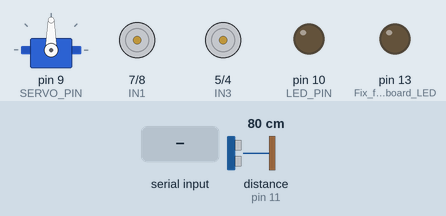
The sketch below on a simulated Arduino Uno, built with avr-gcc and run on an emulated ATmega328P. Shown: servo, motor-driver pin pairs drawn as motors (green arrow = first pin HIGH = forward, orange = second pin HIGH = backward, longer = more drive, scaled by the enable pin), output pins drawn as LEDs (lit = HIGH). Inputs (shaded band) come from the test bench; at power-on: distance to the obstacle (sensor on pin 11) 80 cm. The echo pulse lasts 58.3 µs per cm.

Above: at 1.2 s.
1.3 s: "m" received over Serial
At 3.5 s:
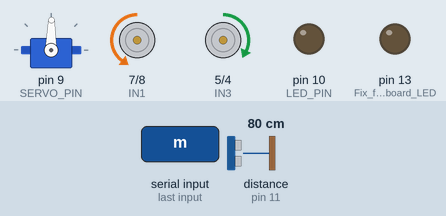
3.8 s: distance to the obstacle (sensor on pin 11) set to 32 cm
5.3 s: distance to the obstacle (sensor on pin 11) set to 26 cm
At 5.57 s:
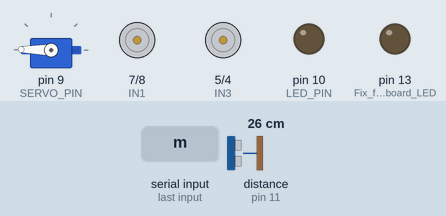
8.3 s: "x" received over Serial
11.3 s: distance to the obstacle (sensor on pin 11) set to 35 cm
At 13.1 s:
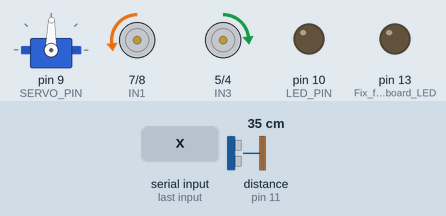
13.9 s: "f" received over Serial
At 14.6 s:
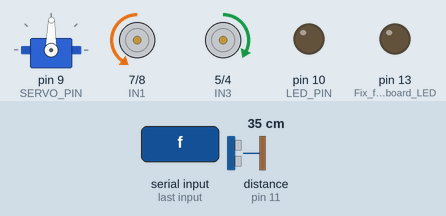
Timing chart, 0 to 16.4 s (numbered marks = the images above; inputs shaded):
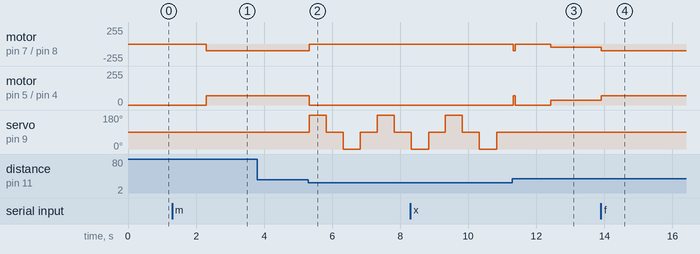

The sketch:

CrakoBot.ino
```cpp
#include <NewPing.h>
#include <Servo.h>

// Utrasonic Sensor
#define TRIGGER_PIN         12
#define ECHO_PIN            11
#define SONIC_READ_DELAY    50

// Servo
#define SERVO_PIN           9
#define HEAD_MOVEMENT_DELAY 5

// LED

#define LED_PIN             10

// Motor Contoller
#define IN1                 7
#define IN2                 8
#define ENA                 6
#define IN3                 5
#define IN4                 4
#define ENB                 3

// General Variables
#define MAX_DISTANCE        200 // Maximum distance we want to ping for (in centimeters)
#define MIN_DISTANCE        30
#define MAX_SPEED           100
#define LEFT_WHEEL_DIFF     30  // Percentage of diff from the motors speed

NewPing sonar(TRIGGER_PIN, ECHO_PIN, MAX_DISTANCE); // NewPing setup of pins and maximum distance.
Servo headServo; // Variable for the servo that moves the head

int motorModes[][4] = {{LOW,LOW,LOW,LOW},  // Matrix with the different directions that the robot can move to
                       {LOW,HIGH,LOW,HIGH},
                       {HIGH,LOW,HIGH,LOW},
                       {LOW,HIGH,HIGH,LOW},
                       {HIGH,LOW,LOW,HIGH}};

boolean contMovement = true; // When automatic mode is On, indicates if the bot should continue moving
boolean manualMode = true; // Indicates if manual mode is On/Off
boolean ledOn = false; // Indicates if the front LED is On

int motorSpeed = MAX_SPEED; // Init speed to MAX_SPEED
int servoPositions[3] = {180, 90, 1}; // Possible positions for the servo
int distanceCm = 0; // Keeps the value of the distance from the Ultrasonic sensor
int currentHeadPosition = 1; // Current Head Position
int heading = 1; // Variable to set next head position
int direction = 1; // Last head direction movement
char btData = 0; // Data from Serial Bluetooth connection

void setup() {
  Serial.begin(9600); // Init serial port
  headServo.attach(SERVO_PIN); // Init servo pin
  pinMode(ENA, OUTPUT); // Set Pin for motor controller
  pinMode(IN1, OUTPUT); // Set Pin for motor controller
  pinMode(IN2, OUTPUT); // Set Pin for motor controller
  pinMode(ENB, OUTPUT); // Set Pin for motor controller
  pinMode(IN3, OUTPUT); // Set Pin for motor controller
  pinMode(IN4, OUTPUT); // Set Pin for motor controller
  pinMode(LED_PIN, OUTPUT); // init LED pin
  pinMode(13, OUTPUT); // Fix for Arduino board LED to not be always ON
}

// Read Ultrasonic sensor distance
void readSensor() {
  delay(SONIC_READ_DELAY);
  unsigned int sonarRead = sonar.ping();
  distanceCm = sonarRead / US_ROUNDTRIP_CM;
}

// Move head from position "currentHeadPosition" to "heading"
void moveHeadToHeadingPosition() {
  int startVal = servoPositions[currentHeadPosition];
  int finalVal = servoPositions[heading] - 1;
  if (startVal > finalVal) {
    startVal = startVal * -1;
    finalVal = finalVal * -1;
  }
  headServo.write(abs(finalVal));
  delay(HEAD_MOVEMENT_DELAY * abs(finalVal - startVal));
  currentHeadPosition = heading;
}

// Set "heeading" variable to next position and moves head
void moveHeadToNextPosition() {
  if (currentHeadPosition == 2) {
    direction = -1;
  } else if (currentHeadPosition == 0) {
    direction = 1;
  }
  heading = currentHeadPosition + direction;
  moveHeadToHeadingPosition();
}

// Returns true if an obstacle is in "dist" distance
boolean isObstacleIn(int dist) {
  return !(distanceCm >= dist || distanceCm == 0);
}

// Turn motors ON at "sSpeed" speed and sleeps for "time" in milliseconds
void activateMotors(int mSpeed, int time) {
  analogWrite(ENA, mSpeed);
  analogWrite(ENB, mSpeed - ((mSpeed * LEFT_WHEEL_DIFF) / MAX_SPEED));
  delay(time);
}

// Set the correct values for each input to the motor controller
void setMotorValues(int values[]) {
  digitalWrite(IN1, values[0]);
  digitalWrite(IN2, values[1]);
  digitalWrite(IN3, values[2]);
  digitalWrite(IN4, values[3]);
}

// Stop both motors
void stopMotors() {
  setMotorValues(motorModes[0]);
}

// Set motors direction to move Left
void dLeft() {
  setMotorValues(motorModes[1]);
}

// Set motors direction to move Right
void dRight() {
  setMotorValues(motorModes[2]);
}

// Set motors direction to move Forward
void dFwd() {
  setMotorValues(motorModes[3]);
}

// Set motors direction to move Back
void dBack() {
  setMotorValues(motorModes[4]);
}

void turnBotToHeadPosition() {
  switch (currentHeadPosition) {
  case 0:
    dLeft();
    break;
  case 1:
    dFwd();
    break;
  case 2:
    dRight();
    break;
  }
}

// Reset head to be looking at the front
void resetHead() {
  heading = 1;
  moveHeadToHeadingPosition();
  direction = direction * -1;
}

// Process BT data that's active in both modes
void processBluetoothGeneralData() {
  switch (btData) {
  case 'm':
    manualMode = !manualMode;
    resetHead();
    stopMotors();
    delay(1000);
    break;
  case 'x':
    motorSpeed = MAX_SPEED / 2;
    activateMotors(motorSpeed, 0);
    break;
  case 'f':
    motorSpeed = MAX_SPEED;
    activateMotors(motorSpeed, 0);
    break;
  }
}

// Process "Manual mode only" data
void processBluetoothManualData() {
  switch (btData) {
  case 'z':
    stopMotors();
    break;
  case 'l':
    dLeft();
    activateMotors(motorSpeed, 0);
    break;
  case 'u':
    dFwd();
    activateMotors(motorSpeed, 0);
    break;
  case 'r':
    dRight();
    activateMotors(motorSpeed, 0);
    break;
  case 'd':
    dBack();
    activateMotors(motorSpeed, 0);
    break;
  case 'g':
    digitalWrite(LED_PIN, ledOn ? LOW : HIGH);
    ledOn = !ledOn;
    break;
  case 's':
    moveHeadToNextPosition();
    break;
  }
}

void loop() {

  // Check if new data was sent via Bluetooth
  if (Serial.available() > 0) {
    btData = Serial.read();
    processBluetoothGeneralData();
  }

  if (manualMode) {
    processBluetoothManualData();
    btData = 0; // Clear already processed data
  } else {
    // Check if there is an obstacle
    if (isObstacleIn(MIN_DISTANCE)) {
      //If there is an obstacle stop the robot and move the head
      contMovement = false;
      stopMotors();
      moveHeadToNextPosition();
    } else if (contMovement == false) {
      // if there is no obstacle but the robot was stopped
      // rotate it to the head position
      turnBotToHeadPosition();
      resetHead();
      activateMotors(MAX_SPEED, 45);
      stopMotors();
      // Continue moving as normal
      contMovement = true;
      delay(1000);
    } else {
      // if there is no obstacle and the robot should continue moving
      // moves forward
      dFwd();
      activateMotors(motorSpeed, 0);
    }

    // Check for obstacles
    readSensor();
  }
}
```

Measured:
- the behaviour switches between 30 and 29 cm on distance to the obstacle (sensor on pin 11) (found by bisection; images 1 and 2)
- after the input at 1.3 s, motor on pin 7 (IN1) / pin 8 (IN2): stopped → backward 100/255 after 1.0 s; motor on pin 5 (IN3) / pin 4 (IN4): stopped → forward 70/255 after 1.0 s; servo on pin 9 (SERVO_PIN): 90° → 89° at once
- after the input at 3.8 s, every drawn part: stays the same
- after the input at 5.3 s, motor on pin 7 (IN1) / pin 8 (IN2): backward 100/255 → stopped at once; motor on pin 5 (IN3) / pin 4 (IN4): forward 70/255 → stopped at once; servo on pin 9 (SERVO_PIN): 89° → 179° at once, → 89° 0.50 s later, → 0° 0.51 s later, → 89° 0.50 s later, … (6 changes in this stretch)
- after the input at 11.3 s, motor on pin 7 (IN1) / pin 8 (IN2): stopped → backward 50/255 after 1.1 s; motor on pin 5 (IN3) / pin 4 (IN4): stopped → forward 35/255 after 1.1 s; servo on pin 9 (SERVO_PIN): stops changing and stays 89°
- after the input at 13.9 s, motor on pin 7 (IN1) / pin 8 (IN2): backward 50/255 → backward 100/255 at once; motor on pin 5 (IN3) / pin 4 (IN4): forward 35/255 → forward 70/255 at once
